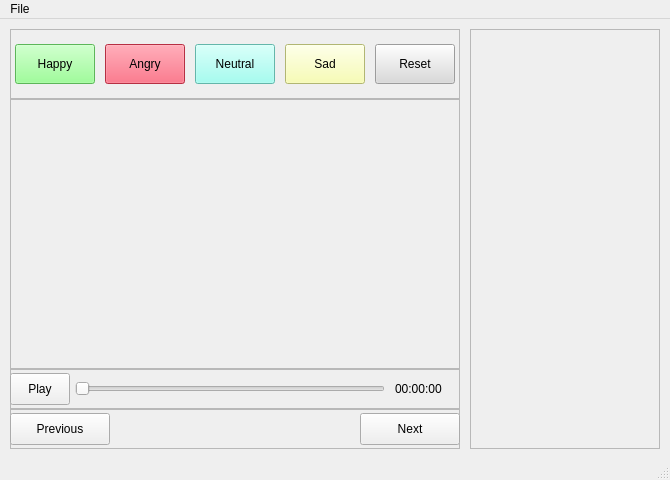
<?xml version="1.0" encoding="UTF-8"?>
<ui version="4.0">
 <class>MainWindow</class>
 <widget class="QMainWindow" name="MainWindow">
  <property name="geometry">
   <rect>
    <x>0</x>
    <y>0</y>
    <width>670</width>
    <height>480</height>
   </rect>
  </property>
  <property name="windowTitle">
   <string>MainWindow</string>
  </property>
  <widget class="QWidget" name="CentralWidget">
   <widget class="QFrame" name="LeftFrame">
    <property name="geometry">
     <rect>
      <x>10</x>
      <y>10</y>
      <width>450</width>
      <height>420</height>
     </rect>
    </property>
    <property name="frameShape">
     <enum>QFrame::StyledPanel</enum>
    </property>
    <property name="frameShadow">
     <enum>QFrame::Raised</enum>
    </property>
    <widget class="QFrame" name="TopFrame">
     <property name="geometry">
      <rect>
       <x>0</x>
       <y>0</y>
       <width>450</width>
       <height>70</height>
      </rect>
     </property>
     <property name="frameShape">
      <enum>QFrame::StyledPanel</enum>
     </property>
     <property name="frameShadow">
      <enum>QFrame::Raised</enum>
     </property>
     <widget class="QPushButton" name="HappyPushButton">
      <property name="geometry">
       <rect>
        <x>5</x>
        <y>15</y>
        <width>80</width>
        <height>40</height>
       </rect>
      </property>
      <property name="styleSheet">
       <string notr="true">background-color: rgb(129, 255, 124);</string>
      </property>
      <property name="text">
       <string>Happy</string>
      </property>
     </widget>
     <widget class="QPushButton" name="AngryPushButton">
      <property name="geometry">
       <rect>
        <x>95</x>
        <y>15</y>
        <width>80</width>
        <height>40</height>
       </rect>
      </property>
      <property name="styleSheet">
       <string notr="true">background-color: rgb(255, 66, 94);</string>
      </property>
      <property name="text">
       <string>Angry</string>
      </property>
     </widget>
     <widget class="QPushButton" name="SadPushButton">
      <property name="geometry">
       <rect>
        <x>275</x>
        <y>15</y>
        <width>80</width>
        <height>40</height>
       </rect>
      </property>
      <property name="styleSheet">
       <string notr="true">background-color: rgb(248, 255, 159);</string>
      </property>
      <property name="text">
       <string>Sad</string>
      </property>
     </widget>
     <widget class="QPushButton" name="NeutralPushButton">
      <property name="geometry">
       <rect>
        <x>185</x>
        <y>15</y>
        <width>80</width>
        <height>40</height>
       </rect>
      </property>
      <property name="styleSheet">
       <string notr="true">background-color: rgb(138, 255, 238);</string>
      </property>
      <property name="text">
       <string>Neutral</string>
      </property>
     </widget>
     <widget class="QPushButton" name="ResetPushButton">
      <property name="geometry">
       <rect>
        <x>365</x>
        <y>15</y>
        <width>80</width>
        <height>40</height>
       </rect>
      </property>
      <property name="styleSheet">
       <string notr="true">background-color: rgb(218, 218, 218);</string>
      </property>
      <property name="text">
       <string>Reset</string>
      </property>
     </widget>
    </widget>
    <widget class="QFrame" name="BottomFrame">
     <property name="geometry">
      <rect>
       <x>0</x>
       <y>340</y>
       <width>450</width>
       <height>80</height>
      </rect>
     </property>
     <property name="frameShape">
      <enum>QFrame::StyledPanel</enum>
     </property>
     <property name="frameShadow">
      <enum>QFrame::Raised</enum>
     </property>
     <widget class="QFrame" name="AudioFrame">
      <property name="geometry">
       <rect>
        <x>0</x>
        <y>0</y>
        <width>450</width>
        <height>40</height>
       </rect>
      </property>
      <property name="frameShape">
       <enum>QFrame::StyledPanel</enum>
      </property>
      <property name="frameShadow">
       <enum>QFrame::Raised</enum>
      </property>
      <widget class="QPushButton" name="AudioPlayPushButton">
       <property name="geometry">
        <rect>
         <x>0</x>
         <y>4</y>
         <width>60</width>
         <height>32</height>
        </rect>
       </property>
       <property name="text">
        <string>Play</string>
       </property>
      </widget>
      <widget class="QSlider" name="AudioHorizontalSlider">
       <property name="geometry">
        <rect>
         <x>65</x>
         <y>4</y>
         <width>310</width>
         <height>32</height>
        </rect>
       </property>
       <property name="orientation">
        <enum>Qt::Horizontal</enum>
       </property>
      </widget>
      <widget class="QLabel" name="AudioTimeLabel">
       <property name="geometry">
        <rect>
         <x>385</x>
         <y>10</y>
         <width>56</width>
         <height>20</height>
        </rect>
       </property>
       <property name="text">
        <string>00:00:00</string>
       </property>
      </widget>
     </widget>
     <widget class="QFrame" name="ChangeAudioFrame">
      <property name="geometry">
       <rect>
        <x>0</x>
        <y>40</y>
        <width>450</width>
        <height>40</height>
       </rect>
      </property>
      <property name="frameShape">
       <enum>QFrame::StyledPanel</enum>
      </property>
      <property name="frameShadow">
       <enum>QFrame::Raised</enum>
      </property>
      <widget class="QPushButton" name="NextAudioPushButton">
       <property name="geometry">
        <rect>
         <x>350</x>
         <y>4</y>
         <width>100</width>
         <height>32</height>
        </rect>
       </property>
       <property name="text">
        <string>Next</string>
       </property>
      </widget>
      <widget class="QPushButton" name="PreviousAudioPushButton">
       <property name="geometry">
        <rect>
         <x>0</x>
         <y>4</y>
         <width>100</width>
         <height>32</height>
        </rect>
       </property>
       <property name="text">
        <string>Previous</string>
       </property>
      </widget>
     </widget>
    </widget>
    <widget class="QFrame" name="CentralFrame">
     <property name="geometry">
      <rect>
       <x>0</x>
       <y>70</y>
       <width>450</width>
       <height>270</height>
      </rect>
     </property>
     <property name="frameShape">
      <enum>QFrame::StyledPanel</enum>
     </property>
     <property name="frameShadow">
      <enum>QFrame::Raised</enum>
     </property>
    </widget>
   </widget>
   <widget class="QWidget" name="RightWidget" native="true">
    <property name="geometry">
     <rect>
      <x>470</x>
      <y>10</y>
      <width>190</width>
      <height>420</height>
     </rect>
    </property>
    <widget class="QScrollArea" name="scrollArea">
     <property name="geometry">
      <rect>
       <x>0</x>
       <y>0</y>
       <width>190</width>
       <height>420</height>
      </rect>
     </property>
     <property name="widgetResizable">
      <bool>true</bool>
     </property>
     <widget class="QWidget" name="scrollAreaWidgetContents">
      <property name="geometry">
       <rect>
        <x>0</x>
        <y>0</y>
        <width>188</width>
        <height>418</height>
       </rect>
      </property>
     </widget>
    </widget>
   </widget>
  </widget>
  <widget class="QMenuBar" name="menubar">
   <property name="geometry">
    <rect>
     <x>0</x>
     <y>0</y>
     <width>670</width>
     <height>24</height>
    </rect>
   </property>
   <widget class="QMenu" name="menuFile">
    <property name="title">
     <string>File</string>
    </property>
    <addaction name="actionOpen"/>
    <addaction name="actionNew"/>
    <addaction name="separator"/>
    <addaction name="actionSaveAs"/>
   </widget>
   <addaction name="menuFile"/>
  </widget>
  <widget class="QStatusBar" name="statusbar"/>
  <action name="actionOpen">
   <property name="text">
    <string>Open</string>
   </property>
  </action>
  <action name="actionNew">
   <property name="text">
    <string>New</string>
   </property>
  </action>
  <action name="actionSaveAs">
   <property name="text">
    <string>Save As...</string>
   </property>
  </action>
  <action name="actionHappy">
   <property name="text">
    <string>Happy</string>
   </property>
  </action>
  <action name="actionAngry">
   <property name="text">
    <string>Angry</string>
   </property>
  </action>
  <action name="actionSad">
   <property name="text">
    <string>Sad</string>
   </property>
  </action>
  <action name="actionNeutral">
   <property name="text">
    <string>Neutral</string>
   </property>
  </action>
 </widget>
 <resources/>
 <connections/>
</ui>
